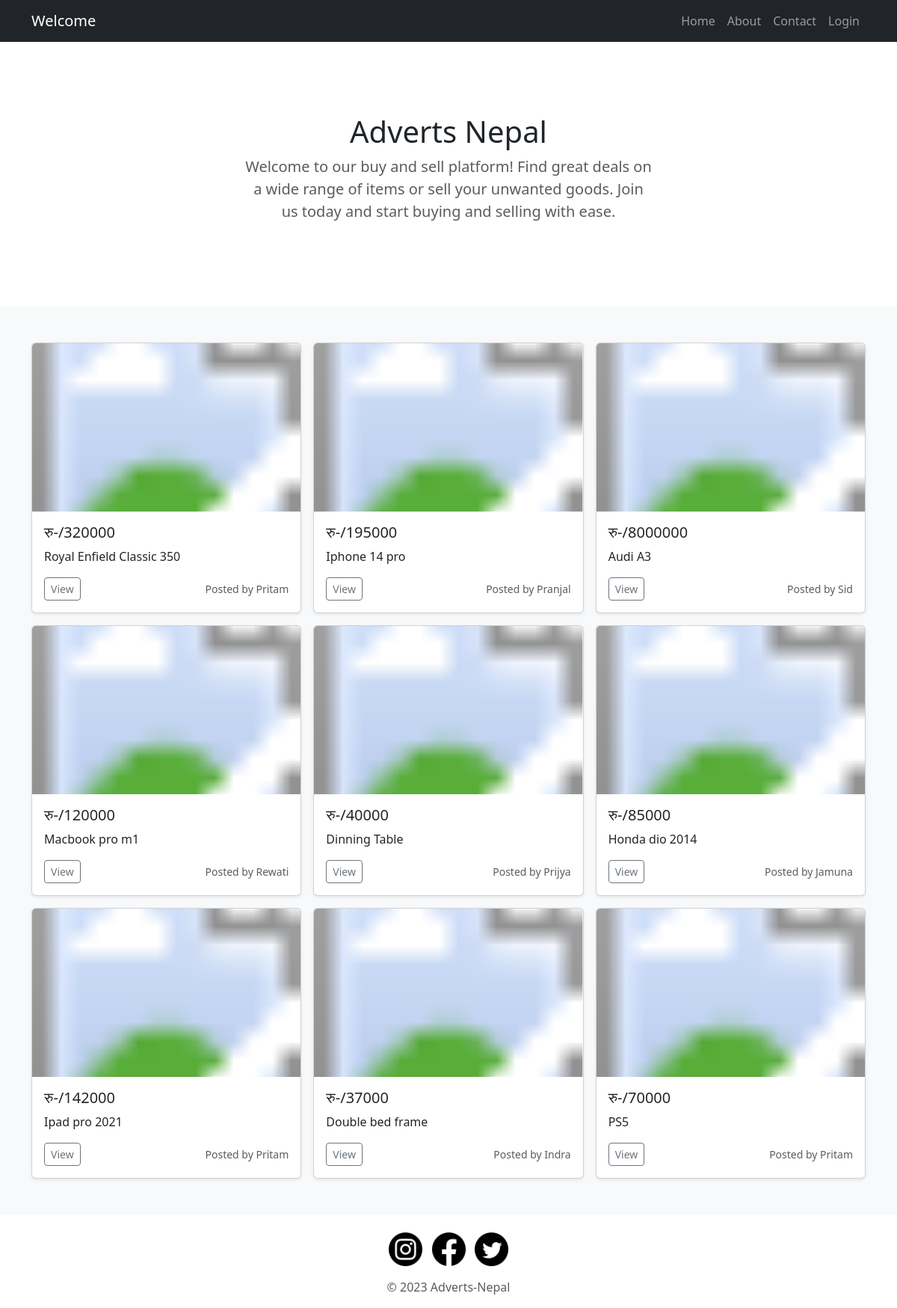
The page / on the database its author committed.
### main.py (models this page shows)
class Ad(db.Model):
    __tablename__ = "ads"
    id = db.Column(db.Integer, primary_key=True)
    ad_title = db.Column(db.String(250), nullable=False)
    ad_price = db.Column(db.Integer, nullable=False)
    img_url = db.Column(db.String(250))
    description = db.Column(db.Text, nullable=False)
    author = relationship('User', back_populates='posts')
    author_id = db.Column(db.Integer, db.ForeignKey("users.id"))
    date = db.Column(db.String(250), nullable=False)
    comments = relationship("Comment", back_populates="parent_post")

class User(db.Model, UserMixin):
    __tablename__ = "users"
    id = db.Column(db.Integer, primary_key=True)
    name = db.Column(db.String(250), nullable=False)
    contact_number = db.Column(db.Integer, nullable=False)
    email = db.Column(db.String(250), nullable=False)
    password = db.Column(db.String(250), nullable=False)
    posts = relationship('Ad', back_populates='author')
    comments = relationship('Comment', back_populates='comment_author')

### main.py (the view)
@app.route('/')
def home():
    all_ads = Ad.query.all()
    return render_template('index.html', all_ads=all_ads)

### templates/index.html (shortened to what this page needs)
{% extends 'base.html' %}
{% block content %}
  <section class="py-5 text-center container">
    <div class="row py-lg-5">
      <div class="col-lg-6 col-md-8 mx-auto">
        <h1 class="fw-light">Adverts Nepal</h1>
        <p class="lead text-body-secondary">Welcome to our buy and sell platform! Find great deals on a wide range of items or sell your unwanted goods. Join us today and start buying and selling with ease.</p>
      </div>
    </div>
  </section>
  {% if all_ads %}
    <div class="album py-5 bg-body-tertiary">
      <div class="container">
        <div class="row row-cols-1 row-cols-sm-2 row-cols-md-3 g-3">
          {% for ad in all_ads %}
            <div class="col">
              <div class="card shadow-sm">
                <svg class="bd-placeholder-img card-img-top" width="100%" height="225" xmlns="http://www.w3.org/2000/svg" role="img" aria-label="Placeholder: Thumbnail" preserveAspectRatio="xMidYMid slice">
                  <image href="{{ ad.img_url }}" width="100%" height="100%" preserveAspectRatio="xMidYMid slice" />
                </svg>
                <div class="card-body">
                  <h5 class="card-title">रु-/{{ ad.ad_price }}</h5>
                  <p class="card-text">{{ ad.ad_title }}</p>
                  <div class="d-flex justify-content-between align-items-center">
                    <div class="btn-group">
                      <button type="button" class="btn btn-sm btn-outline-secondary" onclick="window.location.href='{{ url_for('view_ad', post_id=ad.id) }}'">View</button>
                    </div>
                    <small class="text-body-secondary">Posted by {{ ad.author.name.split(" ")[0] }}</small>
                  </div>
                </div>
              </div>
            </div>
          {% endfor %}
        </div>
      </div>
    </div>
  {% endif %}
{% endblock %}

### templates/header.html (style rules this page uses)
.bd-placeholder-img { font-size: 1.125rem; text-anchor: middle; -webkit-user-select: none; -moz-user-select: none; user-select: none; }

### rows shown on the page
Ad: ad_price "320000", ad_title "Royal Enfield Classic 350", author.name "Pritam"
Ad: ad_price "195000", ad_title "Iphone 14 pro", author.name "Pranjal"
Ad: ad_price "8000000", ad_title "Audi A3", author.name "Sid"
Ad: ad_price "120000", ad_title "Macbook pro m1", author.name "Rewati"
Ad: ad_price "40000", ad_title "Dinning Table", author.name "Prijya"
Ad: ad_price "85000", ad_title "Honda dio 2014", author.name "Jamuna"
Ad: ad_price "142000", ad_title "Ipad pro 2021", author.name "Pritam"
Ad: ad_price "37000", ad_title "Double bed frame", author.name "Indra"
Ad: ad_price "70000", ad_title "PS5", author.name "Pritam"
